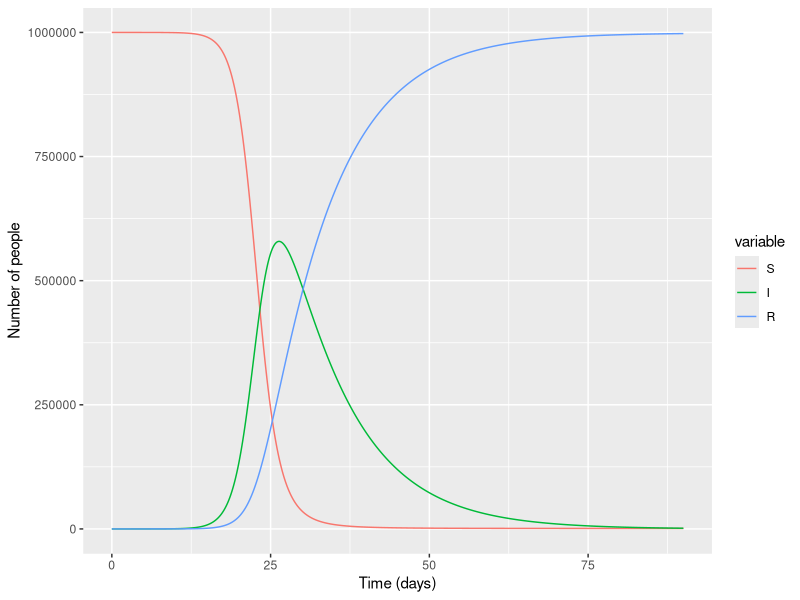

The R script that drew this image:
# SIR = Susceptible, Infectious, Recovered
# This model assumes that the population is:
# 1. homogeneous
# 2. well-mixed
# i.e. all susceptible individuals face the same risk of infection per unit time.


# LOAD THE PACKAGES:
library(deSolve)
library(reshape2)
library(ggplot2)


# MODEL INPUTS:
N <- 10^6  # N = population number

initial_state_values <- c(S = N - 1,
                          I = 1,
                          R = 0)

parameters <- c(beta = 0.7,  # beta = daily infection rate
                gamma = 0.1)  # gamma = recovery rate


# TIMESTEPS:
t <- seq(from = 0, to = 90, by = 0.1)


# SIR MODEL FUNCTION:
sir_model <- function(time, state, parameters) {
  with(as.list(c(state, parameters)), {
    N <- S+I+R
    lambda <- beta * I/N  # lambda = force of infection
    dS_dt <- -lambda * S
    dI_dt <- lambda * S - gamma * I
    dR_dt <- gamma * I
    return(list(c(dS_dt, dI_dt, dR_dt)))
  })
}


# MODEL OUTPUT (solving the differential equations):
output <- as.data.frame(ode(y = initial_state_values,
                            times = t,
                            func = sir_model,
                            parms = parameters))


# PLOT:
output_long <- melt(output, id="time")
ggplot(data = output_long,
       aes(x = time,
           y = value,
           colour = variable,
           group = variable)) + geom_line() + xlab("Time (days)") + ylab("Number of people")
